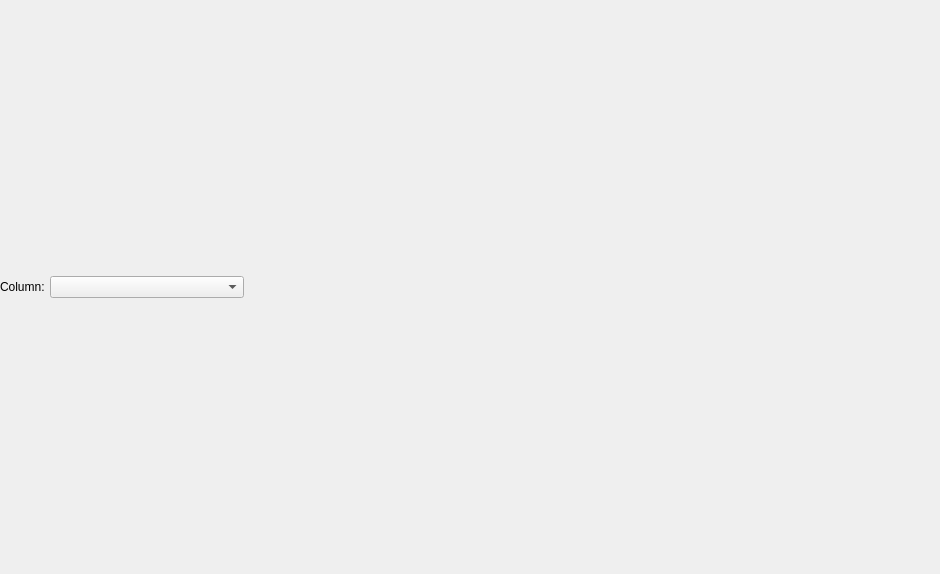
<?xml version="1.0" encoding="UTF-8"?>
<ui version="4.0">
 <class>ColumnPickerWidget</class>
 <widget class="QWidget" name="ColumnPickerWidget">
  <property name="geometry">
   <rect>
    <x>0</x>
    <y>0</y>
    <width>940</width>
    <height>574</height>
   </rect>
  </property>
  <property name="windowTitle">
   <string>Form</string>
  </property>
  <layout class="QGridLayout" name="col_picker_grid">
   <property name="leftMargin">
    <number>0</number>
   </property>
   <property name="topMargin">
    <number>0</number>
   </property>
   <property name="rightMargin">
    <number>0</number>
   </property>
   <property name="bottomMargin">
    <number>0</number>
   </property>
   <property name="spacing">
    <number>5</number>
   </property>
   <item row="0" column="0">
    <widget class="QLabel" name="columns_lbl">
     <property name="sizePolicy">
      <sizepolicy hsizetype="Fixed" vsizetype="Preferred">
       <horstretch>0</horstretch>
       <verstretch>0</verstretch>
      </sizepolicy>
     </property>
     <property name="text">
      <string>Column:</string>
     </property>
    </widget>
   </item>
   <item row="0" column="1">
    <widget class="QComboBox" name="columns_cmb">
     <property name="sizePolicy">
      <sizepolicy hsizetype="Preferred" vsizetype="Fixed">
       <horstretch>0</horstretch>
       <verstretch>0</verstretch>
      </sizepolicy>
     </property>
     <property name="iconSize">
      <size>
       <width>28</width>
       <height>28</height>
      </size>
     </property>
    </widget>
   </item>
   <item row="0" column="2">
    <spacer name="horizontalSpacer">
     <property name="orientation">
      <enum>Qt::Horizontal</enum>
     </property>
     <property name="sizeType">
      <enum>QSizePolicy::Preferred</enum>
     </property>
     <property name="sizeHint" stdset="0">
      <size>
       <width>696</width>
       <height>20</height>
      </size>
     </property>
    </spacer>
   </item>
  </layout>
 </widget>
 <resources/>
 <connections/>
</ui>
